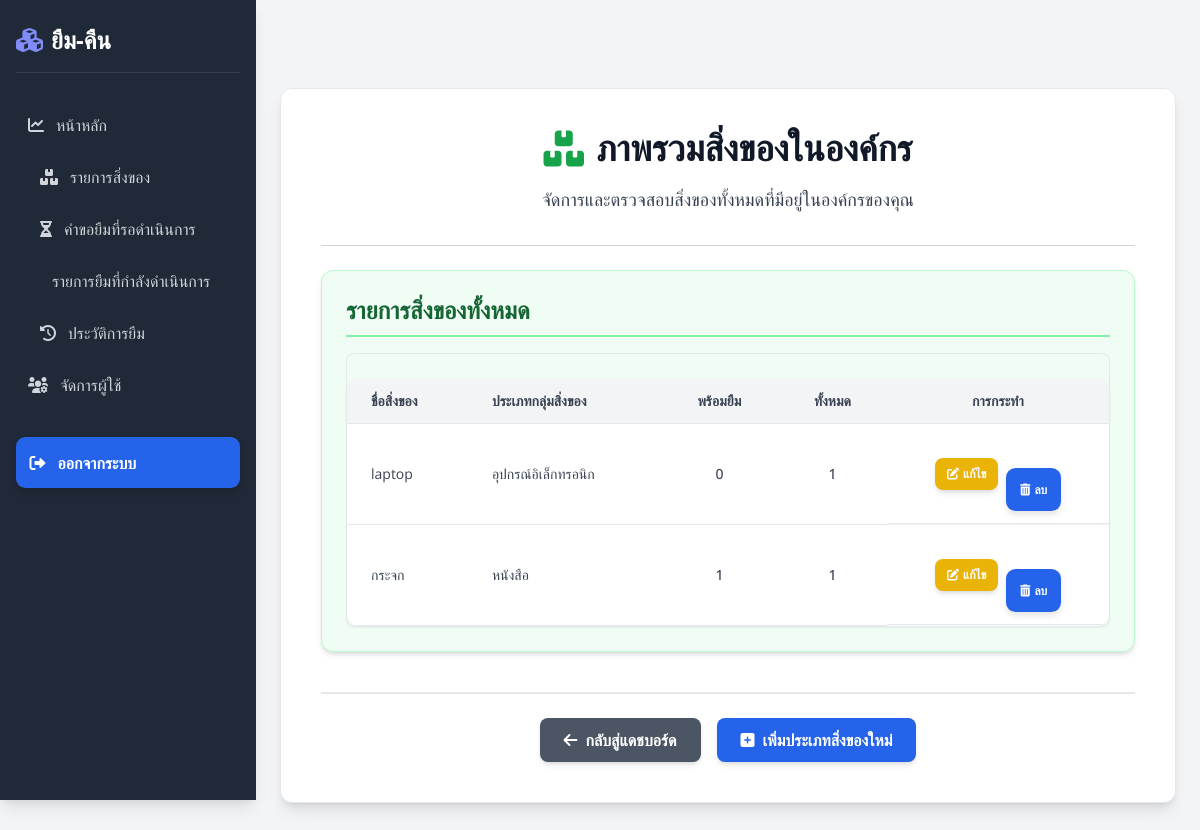
/borrowing/item-overview/ (signed in), run on the app's committed database.
### borrowing/models.py (models this page shows, shortened)
class Item(models.Model):
    organization = models.ForeignKey(Organization, on_delete=models.CASCADE, verbose_name="องค์กร")
    name = models.CharField(max_length=255, verbose_name="ชื่อประเภทสิ่งของ")
    description = models.TextField(blank=True, verbose_name="รายละเอียด")
    total_quantity = models.IntegerField(default=0, verbose_name="จำนวนทั้งหมด")
    available_quantity = models.IntegerField(default=0, verbose_name="จำนวนที่เหลืออยู่")
    image = models.ImageField(upload_to='item_images/', blank=True, null=True, verbose_name="รูปภาพสิ่งของ")
    item_type = models.CharField(max_length=100, blank=True, null=True, verbose_name="ประเภทสิ่งของ")
    added_at = models.DateTimeField(auto_now_add=True, verbose_name="วันที่เพิ่ม")
    class Meta:
        verbose_name = "ประเภทสิ่งของ"
        verbose_name_plural = "ประเภทสิ่งของ"
        unique_together = ('organization', 'name')

### borrowing/views.py (the view)
# urls.py: path('item-overview/', views.item_overview, name='item_overview'),
@login_required
def item_overview(request):
    if not request.user.is_org_admin:
        messages.error(request, "คุณไม่มีสิทธิ์เข้าถึงหน้านี้")
        return redirect('dashboard')
    items = Item.objects.filter(organization=request.user.organization).order_by('name')
    context = {
        'items': items,
        'organization_name': request.user.organization.name
    }
    return render(request, 'borrowing/item_overview.html', context)

### users/context_processors.py (called while the page is built)
def unread_notifications_count(request):
    if request.user.is_authenticated:
        count = Notification.objects.filter(user=request.user, is_read=False).count()
        return {'unread_notifications_count': count}
    return {'unread_notifications_count': 0} # หากผู้ใช้ยังไม่ได้ล็อกอิน ให้ส่ง 0

### borrowing/templates/borrowing/item_overview.html (shortened to what this page needs)
{% extends 'users/base.html' %}
{% block content %}
<div class="bg-white p-6 md:p-8 lg:p-10 rounded-xl shadow-lg max-w-5xl mx-auto my-8 border border-gray-200">
    <h1 class="text-3xl md:text-4xl font-extrabold text-gray-900 mb-4 text-center flex items-center justify-center gap-x-3">
        <i class="fas fa-boxes-alt text-green-600"></i> ภาพรวมสิ่งของในองค์กร
    </h1>
    <p class="text-gray-700 mb-8 text-center text-lg max-w-2xl mx-auto">จัดการและตรวจสอบสิ่งของทั้งหมดที่มีอยู่ในองค์กรของคุณ</p>
    <hr class="my-6 border-gray-300">
    <div class="mb-10 p-6 bg-green-50 rounded-xl shadow-md border border-green-200">
        <h2 class="text-2xl font-bold text-green-800 mb-4 border-b-2 pb-2 border-green-300 flex items-center gap-x-2">
            รายการสิ่งของทั้งหมด
        </h2>
        {% if items %}
            <div class="overflow-x-auto rounded-lg border border-gray-200 shadow-sm">
                <table class="min-w-full bg-white">
                    <thead>
                        <tr class="bg-gray-100 text-gray-700 uppercase text-sm leading-normal font-bold">
                            <th class="py-3 px-6 text-left">ชื่อสิ่งของ</th>
                            <th class="py-3 px-6 text-left">ประเภทกลุ่มสิ่งของ</th>
                            <th class="py-3 px-6 text-center">พร้อมยืม</th>
                            <th class="py-3 px-6 text-center">ทั้งหมด</th>
                            <th class="py-3 px-6 text-center">การกระทำ</th>
                        </tr>
                    </thead>
                    <tbody class="text-gray-700 text-sm divide-y divide-gray-100">
                        {% for item in items %}
                            <tr class="hover:bg-gray-50 transition duration-150 ease-in-out">
                                <td class="py-3 px-6 text-left whitespace-nowrap">{{ item.name }}</td>
                                <td class="py-3 px-6 text-left">{{ item.item_type|default:"-" }}</td>
                                <td class="py-3 px-6 text-center font-medium">{{ item.available_quantity }}</td>
                                <td class="py-3 px-6 text-center font-medium">{{ item.total_quantity }}</td>
                                <td class="py-3 px-6 text-center flex justify-center items-center space-x-2">
                                    <a href="{% url 'edit_item' item.id %}" class="bg-yellow-500 hover:bg-yellow-600 text-white text-xs font-semibold py-2 px-3 rounded-lg transition duration-300 transform hover:scale-105 shadow-md flex items-center">
                                        <i class="fas fa-edit mr-1"></i> แก้ไข
                                    </a>
                                    <form method="post" action="{% url 'delete_item' item.id %}" onsubmit="return confirm('คุณแน่ใจหรือไม่ที่ต้องการลบประเภทสิ่งของ {{ item.name }}? การดำเนินการนี้จะลบอุปกรณ์ทั้งหมดที่ผูกอยู่ด้วยหากไม่มีการยืม');">
                                        <button type="submit" class="bg-red-600 hover:bg-red-700 text-white text-xs font-semibold py-2 px-3 rounded-lg transition duration-300 transform hover:scale-105 shadow-md flex items-center">
                                            <i class="fas fa-trash-alt mr-1"></i> ลบ
                                        </button>
                                    </form>
                                </td>
                            </tr>
                        {% endfor %}
                    </tbody>
                </table>
            </div>
        {% else %}
            <p class="text-gray-600 italic py-2">ไม่พบประเภทสิ่งของในองค์กรของคุณ</p>
        {% endif %}
    </div>
    <div class="mt-8 pt-6 border-t-2 border-gray-200 flex flex-wrap gap-4 justify-center">
        <a href="{% url 'dashboard' %}" class="bg-gray-600 hover:bg-gray-700 text-white font-semibold py-2.5 px-6 rounded-lg transition duration-300 transform hover:scale-105 shadow-md flex items-center">
            <i class="fas fa-arrow-left mr-2"></i> กลับสู่แดชบอร์ด
        </a>
        <a href="{% url 'add_item' %}" class="bg-blue-600 hover:bg-blue-700 text-white font-semibold py-2.5 px-6 rounded-lg transition duration-300 transform hover:scale-105 shadow-md flex items-center">
            <i class="fas fa-plus-square mr-2"></i> เพิ่มประเภทสิ่งของใหม่
        </a>
    </div>
</div>
{% endblock content %}

### users/templates/users/base.html (style rules this page uses)
body { font-family: 'Open Sans', sans-serif; background-color: #f3f4f6; min-height: 100vh; display: flex; color: #374151; }
h1, h2, h3 { font-family: 'Poppins', sans-serif; color: #1f2937; font-weight: 700; margin-bottom: 1.5rem; }
h1 { font-size: 2.5rem; text-align: center; margin-bottom: 1rem; }
h2 { font-size: 2rem; }
button[type="submit"] { width: 100%; padding: 0.85rem; background-color: #2563eb; color: #fff; font-weight: 600; border-radius: 0.6rem; cursor: pointer; margin-top: 2rem; box-shadow: 0 4px 6px rgba(0,0,0,0.1); transition: background-color 0.3s, transform 0.2s, box-shadow 0.2s; }
table { width: 100%; border-collapse: collapse; margin-top: 1.5rem; background-color: #fff; border-radius: 0.75rem; overflow: hidden; box-shadow: 0 2px 4px rgba(0,0,0,0.05); }
th, td { padding: 1rem 1.5rem; border-bottom: 1px solid #e5e7eb; text-align: left; }

### data on the page
Item: name "laptop", item_type "อุปกรณ์อิเล็กทรอนิก", available_quantity "0", total_quantity "1"
Item: name "กระจก", item_type "หนังสือ", available_quantity "1", total_quantity "1"
